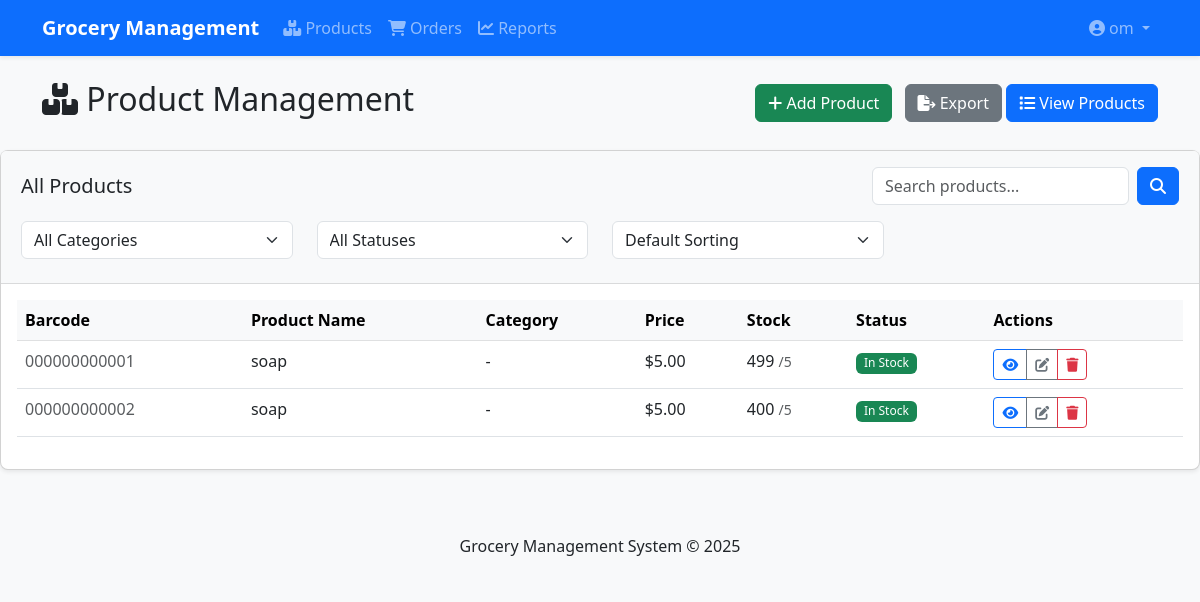
Page /products/ (signed in) on the committed database.
### users/models.py (models this page shows, shortened)
class User(AbstractUser):
    is_admin = models.BooleanField(default=False)
    is_staff = models.BooleanField(default=False)
    phone = models.CharField(max_length=20, blank=True, null=True)
    address = models.TextField(blank=True, null=True)
    class Meta:
        verbose_name = _('user')
        verbose_name_plural = _('users')

### products/models.py (models this page shows, shortened)
class Product(models.Model):
    barcode = models.CharField(max_length=50, unique=True, blank=True)
    name = models.CharField(max_length=200)
    category = models.ForeignKey(Category, on_delete=models.SET_NULL, null=True, blank=True)
    description = models.TextField(blank=True)
    price = models.DecimalField(max_digits=10, decimal_places=2, validators=[MinValueValidator(0.01)])
    stock = models.IntegerField(validators=[MinValueValidator(0)])
    min_stock_level = models.IntegerField(default=5, validators=[MinValueValidator(0)])
    created_at = models.DateTimeField(default=timezone.now)
    updated_at = models.DateTimeField(auto_now=True)
    image = models.ImageField(upload_to='products/', blank=True, null=True)
    def is_low_stock(self):
        return self.stock < self.min_stock_level
    def is_out_of_stock(self):
        return self.stock <= 0

### products/views.py (the view)
# urls.py: path('', views.product_list, name='product_list'),
@login_required
def product_list(request):
    products = Product.objects.all()
    return render(request, 'products/list.html', {'products': products})

### templates/products/list.html (shortened to what this page needs)
{% extends 'base.html' %}
{% block content %}
<div class="d-flex justify-content-between align-items-center mb-4">
    <h2><i class="fas fa-boxes"></i> Product Management</h2>
    <div>
        <a href="{% url 'products:product_create' %}" class="btn btn-success me-2">
            <i class="fas fa-plus"></i> Add Product
        </a>
        <a href="{% url 'products:product_export' %}" class="btn btn-secondary">
            <i class="fas fa-file-export"></i> Export
        </a>
        <a href="{% url 'products:product_list' %}" class="btn btn-primary">
    <i class="fas fa-list"></i> View Products
</a>
    </div>
</div>
    </div>
<div class="card mb-4">
    <div class="card-header">
        <div class="d-flex justify-content-between align-items-center">
            <h5 class="mb-0">All Products</h5>
            <form method="get" class="d-flex">
                <input type="text" name="q" class="form-control me-2" placeholder="Search products..." value="{{ request.GET.q }}">
                <button type="submit" class="btn btn-primary">
                    <i class="fas fa-search"></i>
                </button>
            </form>
        </div>
        <form method="get" class="mt-3">
            <div class="row">
                <div class="col-md-3 mb-2">
                    <select class="form-select" name="category" onchange="this.form.submit()">
                        <option value="">All Categories</option>
                    </select>
                </div>
                <div class="col-md-3 mb-2">
                    <select class="form-select" name="status" onchange="this.form.submit()">
                        <option value="">All Statuses</option>
                    </select>
                </div>
                <div class="col-md-3 mb-2">
                    <select class="form-select" name="sort" onchange="this.form.submit()">
                        <option value="">Default Sorting</option>
                    </select>
                </div>
            </div>
        </form>
    </div>
    <div class="card-body">
        {% if products %}
        <div class="table-responsive">
            <table class="table table-hover">
                <thead class="table-light">
                    <tr>
                        <th>Barcode</th>
                        <th>Product Name</th>
                        <th>Category</th>
                        <th>Price</th>
                        <th>Stock</th>
                        <th>Status</th>
                        <th>Actions</th>
                    </tr>
                </thead>
                <tbody>
                    {% for product in products %}
                    <tr>
                        <td>
                            {% if product.barcode_image %}
                            <img src="{{ product.barcode_image.url }}" alt="Barcode" style="height: 40px;"
                                 data-bs-toggle="tooltip" title="{{ product.barcode }}">
                            {% else %}
                            <span class="text-muted">{{ product.barcode|default:"-" }}</span>
                            {% endif %}
                        </td>
                        <td>{{ product.name }}</td>
                        <td>{{ product.category|default:"-" }}</td>
                        <td>${{ product.price }}</td>
                        <td>
                            {{ product.stock }}
                            {% if product.min_stock_level %}
                            <small class="text-muted">/{{ product.min_stock_level }}</small>
                            {% endif %}
                        </td>
                        <td>
                            {% if product.is_out_of_stock %}
                            <span class="badge bg-danger">Out of Stock</span>
                            {% elif product.is_low_stock %}
                            <span class="badge bg-warning">Low Stock</span>
                            {% else %}
                            <span class="badge bg-success">In Stock</span>
                            {% endif %}
                        </td>
                        <td>
                            <div class="btn-group btn-group-sm">
                                <a href="{% url 'products:product_detail' product.id %}" class="btn btn-outline-primary" title="View">
                                    <i class="fas fa-eye"></i>
                                </a>
                                <a href="{% url 'products:product_update' product.id %}" class="btn btn-outline-secondary" title="Edit">
                                    <i class="fas fa-edit"></i>
                                </a>
                                <a href="{% url 'products:product_delete' product.id %}" class="btn btn-outline-danger" title="Delete">
                                    <i class="fas fa-trash"></i>
                                </a>
                            </div>
                        </td>
                    </tr>
                    {% endfor %}
                </tbody>
            </table>
        </div>
        {% else %}
        <div class="alert alert-info">No products found matching your criteria.</div>
        {% endif %}
    </div>
</div>
{% endblock %}

### templates/base.html (shortened to what this page needs)
<!DOCTYPE html>
<html lang="en">
<head>
    <link href="https://cdn.jsdelivr.net/npm/bootstrap@5.3.0/dist/css/bootstrap.min.css" rel="stylesheet">
    <link rel="stylesheet" href="https://cdnjs.cloudflare.com/ajax/libs/font-awesome/6.4.0/css/all.min.css">
    <link rel="stylesheet" href="/static/css/style.css">
</head>
<body>
    <nav class="navbar navbar-expand-lg navbar-dark bg-primary">
        <div class="container">
            <a class="navbar-brand" href="{% url 'dashboard' %}">Grocery Management</a>
            <div class="collapse navbar-collapse" id="navbarNav">
                <ul class="navbar-nav me-auto">
                    {% if user.is_authenticated %}
                    <li class="nav-item">
                        <a class="nav-link" href="{% url 'products:product_list' %}"><i class="fas fa-boxes"></i> Products</a>
                    </li>
                    <li class="nav-item">
                        <a class="nav-link" href="{% url 'orders:order_list' %}"><i class="fas fa-shopping-cart"></i> Orders</a>
                    </li>
                    <li class="nav-item">
                        <a class="nav-link" href="{% url 'reports:sales_report' %}"><i class="fas fa-chart-line"></i> Reports</a>
                    </li>
                    {% endif %}
                </ul>
                <ul class="navbar-nav">
                    {% if user.is_authenticated %}
                    <li class="nav-item dropdown">
                        <a class="nav-link dropdown-toggle" href="#" id="navbarDropdown" role="button" data-bs-toggle="dropdown">
                            <i class="fas fa-user-circle"></i> {{ user.username }}
                        </a>
                    </li>
                    {% else %}
                    <li class="nav-item">
                        <a class="nav-link" href="{% url 'login' %}"><i class="fas fa-sign-in-alt"></i> Login</a>
                    </li>
                    {% endif %}
                </ul>
            </div>
        </div>
    </nav>
    <div class="container mt-4">
        {% block content %}{% endblock %}
    <footer class="mt-5 py-3 bg-light">
        <div class="container text-center">
            <p class="mb-0">Grocery Management System &copy; {% now "Y" %}</p>
        </div>
    </footer>
</body>
</html>

### static/css/style.css (style rules this page uses)
body { background-color: #f8f9fa; font-family: 'Segoe UI', Tahoma, Geneva, Verdana, sans-serif; }
.card { border-radius: 0.5rem; box-shadow: 0 0.125rem 0.25rem rgba(0, 0, 0, 0.075); margin-bottom: 1.5rem; }
.card-header { border-bottom: 1px solid rgba(0, 0, 0, 0.125); padding: 1rem 1.25rem; background-color: #f8f9fa; }
.table-responsive { overflow-x: auto; }
.navbar { box-shadow: 0 0.125rem 0.25rem rgba(0, 0, 0, 0.075); }
.navbar-brand { font-weight: 600; }
.btn-group-sm .btn { padding: 0.25rem 0.5rem; font-size: 0.875rem; }
.badge { font-weight: 500; padding: 0.35em 0.65em; }

### rows in the picture
User: username "om"
Product: barcode "000000000001", name "soap", category "-", price "5.00", stock "499", min_stock_level "5", shows "In Stock"
Product: barcode "000000000002", name "soap", category "-", price "5.00", stock "400", min_stock_level "5", shows "In Stock"
